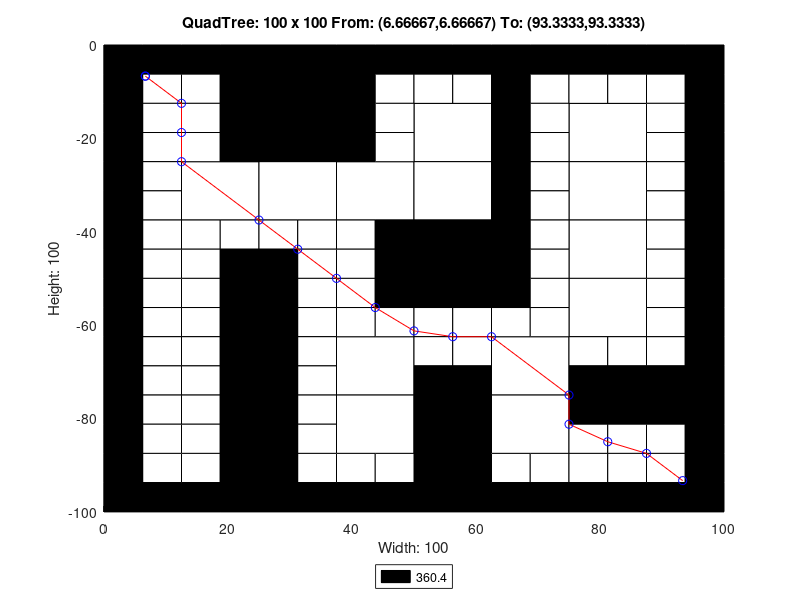

Here is the MATLAB script that generated this plot:
axis([0 100 -100 0]);
title('QuadTree: 100 x 100 From: (6.66667,6.66667) To: (93.3333,93.3333)');
xlabel('Width: 100');
ylabel('Height: 100');
rectangle('Position',[25 -12.5 12.5 12.5], 'FaceColor',[0 0 0]);
rectangle('Position',[25 -25 12.5 12.5], 'FaceColor',[0 0 0]);
rectangle('Position',[12.5 -37.5 12.5 12.5], 'FaceColor',[1 1 1]);
rectangle('Position',[25 -37.5 12.5 12.5], 'FaceColor',[1 1 1]);
rectangle('Position',[37.5 -37.5 12.5 12.5], 'FaceColor',[1 1 1]);
rectangle('Position',[50 -25 12.5 12.5], 'FaceColor',[1 1 1]);
rectangle('Position',[75 -25 12.5 12.5], 'FaceColor',[1 1 1]);
rectangle('Position',[50 -37.5 12.5 12.5], 'FaceColor',[1 1 1]);
rectangle('Position',[50 -50 12.5 12.5], 'FaceColor',[0 0 0]);
rectangle('Position',[75 -37.5 12.5 12.5], 'FaceColor',[1 1 1]);
rectangle('Position',[75 -50 12.5 12.5], 'FaceColor',[1 1 1]);
rectangle('Position',[37.5 -75 12.5 12.5], 'FaceColor',[1 1 1]);
rectangle('Position',[37.5 -87.5 12.5 12.5], 'FaceColor',[1 1 1]);
rectangle('Position',[62.5 -75 12.5 12.5], 'FaceColor',[1 1 1]);
rectangle('Position',[75 -62.5 12.5 12.5], 'FaceColor',[1 1 1]);
rectangle('Position',[50 -87.5 12.5 12.5], 'FaceColor',[0 0 0]);
rectangle('Position',[62.5 -87.5 12.5 12.5], 'FaceColor',[1 1 1]);
rectangle('Position',[50 -100 12.5 12.5], 'FaceColor',[0 0 0]);
rectangle('Position',[0 -6.25 6.25 6.25], 'FaceColor',[0 0 0]);
rectangle('Position',[6.25 -6.25 6.25 6.25], 'FaceColor',[0 0 0]);
rectangle('Position',[0 -12.5 6.25 6.25], 'FaceColor',[0 0 0]);
rectangle('Position',[6.25 -12.5 6.25 6.25], 'FaceColor',[1 1 1]);
rectangle('Position',[12.5 -6.25 6.25 6.25], 'FaceColor',[0 0 0]);
rectangle('Position',[18.75 -6.25 6.25 6.25], 'FaceColor',[0 0 0]);
rectangle('Position',[12.5 -12.5 6.25 6.25], 'FaceColor',[1 1 1]);
rectangle('Position',[18.75 -12.5 6.25 6.25], 'FaceColor',[0 0 0]);
rectangle('Position',[0 -18.75 6.25 6.25], 'FaceColor',[0 0 0]);
rectangle('Position',[6.25 -18.75 6.25 6.25], 'FaceColor',[1 1 1]);
rectangle('Position',[0 -25 6.25 6.25], 'FaceColor',[0 0 0]);
rectangle('Position',[6.25 -25 6.25 6.25], 'FaceColor',[1 1 1]);
rectangle('Position',[12.5 -18.75 6.25 6.25], 'FaceColor',[1 1 1]);
rectangle('Position',[18.75 -18.75 6.25 6.25], 'FaceColor',[0 0 0]);
rectangle('Position',[12.5 -25 6.25 6.25], 'FaceColor',[1 1 1]);
rectangle('Position',[18.75 -25 6.25 6.25], 'FaceColor',[0 0 0]);
rectangle('Position',[37.5 -6.25 6.25 6.25], 'FaceColor',[0 0 0]);
rectangle('Position',[43.75 -6.25 6.25 6.25], 'FaceColor',[0 0 0]);
rectangle('Position',[37.5 -12.5 6.25 6.25], 'FaceColor',[0 0 0]);
rectangle('Position',[43.75 -12.5 6.25 6.25], 'FaceColor',[1 1 1]);
rectangle('Position',[37.5 -18.75 6.25 6.25], 'FaceColor',[0 0 0]);
rectangle('Position',[43.75 -18.75 6.25 6.25], 'FaceColor',[1 1 1]);
rectangle('Position',[37.5 -25 6.25 6.25], 'FaceColor',[0 0 0]);
rectangle('Position',[43.75 -25 6.25 6.25], 'FaceColor',[1 1 1]);
rectangle('Position',[0 -31.25 6.25 6.25], 'FaceColor',[0 0 0]);
rectangle('Position',[6.25 -31.25 6.25 6.25], 'FaceColor',[1 1 1]);
rectangle('Position',[0 -37.5 6.25 6.25], 'FaceColor',[0 0 0]);
rectangle('Position',[6.25 -37.5 6.25 6.25], 'FaceColor',[1 1 1]);
rectangle('Position',[0 -43.75 6.25 6.25], 'FaceColor',[0 0 0]);
rectangle('Position',[6.25 -43.75 6.25 6.25], 'FaceColor',[1 1 1]);
rectangle('Position',[0 -50 6.25 6.25], 'FaceColor',[0 0 0]);
rectangle('Position',[6.25 -50 6.25 6.25], 'FaceColor',[1 1 1]);
rectangle('Position',[12.5 -43.75 6.25 6.25], 'FaceColor',[1 1 1]);
rectangle('Position',[18.75 -43.75 6.25 6.25], 'FaceColor',[1 1 1]);
rectangle('Position',[12.5 -50 6.25 6.25], 'FaceColor',[1 1 1]);
rectangle('Position',[18.75 -50 6.25 6.25], 'FaceColor',[0 0 0]);
rectangle('Position',[25 -43.75 6.25 6.25], 'FaceColor',[1 1 1]);
rectangle('Position',[31.25 -43.75 6.25 6.25], 'FaceColor',[1 1 1]);
rectangle('Position',[25 -50 6.25 6.25], 'FaceColor',[0 0 0]);
rectangle('Position',[31.25 -50 6.25 6.25], 'FaceColor',[1 1 1]);
rectangle('Position',[37.5 -43.75 6.25 6.25], 'FaceColor',[1 1 1]);
rectangle('Position',[43.75 -43.75 6.25 6.25], 'FaceColor',[0 0 0]);
rectangle('Position',[37.5 -50 6.25 6.25], 'FaceColor',[1 1 1]);
rectangle('Position',[43.75 -50 6.25 6.25], 'FaceColor',[0 0 0]);
rectangle('Position',[50 -6.25 6.25 6.25], 'FaceColor',[0 0 0]);
rectangle('Position',[56.25 -6.25 6.25 6.25], 'FaceColor',[0 0 0]);
rectangle('Position',[50 -12.5 6.25 6.25], 'FaceColor',[1 1 1]);
rectangle('Position',[56.25 -12.5 6.25 6.25], 'FaceColor',[1 1 1]);
rectangle('Position',[62.5 -6.25 6.25 6.25], 'FaceColor',[0 0 0]);
rectangle('Position',[68.75 -6.25 6.25 6.25], 'FaceColor',[0 0 0]);
rectangle('Position',[62.5 -12.5 6.25 6.25], 'FaceColor',[0 0 0]);
rectangle('Position',[68.75 -12.5 6.25 6.25], 'FaceColor',[1 1 1]);
rectangle('Position',[62.5 -18.75 6.25 6.25], 'FaceColor',[0 0 0]);
rectangle('Position',[68.75 -18.75 6.25 6.25], 'FaceColor',[1 1 1]);
rectangle('Position',[62.5 -25 6.25 6.25], 'FaceColor',[0 0 0]);
rectangle('Position',[68.75 -25 6.25 6.25], 'FaceColor',[1 1 1]);
rectangle('Position',[75 -6.25 6.25 6.25], 'FaceColor',[0 0 0]);
rectangle('Position',[81.25 -6.25 6.25 6.25], 'FaceColor',[0 0 0]);
rectangle('Position',[75 -12.5 6.25 6.25], 'FaceColor',[1 1 1]);
rectangle('Position',[81.25 -12.5 6.25 6.25], 'FaceColor',[1 1 1]);
rectangle('Position',[87.5 -6.25 6.25 6.25], 'FaceColor',[0 0 0]);
rectangle('Position',[93.75 -6.25 6.25 6.25], 'FaceColor',[0 0 0]);
rectangle('Position',[87.5 -12.5 6.25 6.25], 'FaceColor',[1 1 1]);
rectangle('Position',[93.75 -12.5 6.25 6.25], 'FaceColor',[0 0 0]);
rectangle('Position',[87.5 -18.75 6.25 6.25], 'FaceColor',[1 1 1]);
rectangle('Position',[93.75 -18.75 6.25 6.25], 'FaceColor',[0 0 0]);
rectangle('Position',[87.5 -25 6.25 6.25], 'FaceColor',[1 1 1]);
rectangle('Position',[93.75 -25 6.25 6.25], 'FaceColor',[0 0 0]);
rectangle('Position',[62.5 -31.25 6.25 6.25], 'FaceColor',[0 0 0]);
rectangle('Position',[68.75 -31.25 6.25 6.25], 'FaceColor',[1 1 1]);
rectangle('Position',[62.5 -37.5 6.25 6.25], 'FaceColor',[0 0 0]);
rectangle('Position',[68.75 -37.5 6.25 6.25], 'FaceColor',[1 1 1]);
rectangle('Position',[62.5 -43.75 6.25 6.25], 'FaceColor',[0 0 0]);
rectangle('Position',[68.75 -43.75 6.25 6.25], 'FaceColor',[1 1 1]);
rectangle('Position',[62.5 -50 6.25 6.25], 'FaceColor',[0 0 0]);
rectangle('Position',[68.75 -50 6.25 6.25], 'FaceColor',[1 1 1]);
rectangle('Position',[87.5 -31.25 6.25 6.25], 'FaceColor',[1 1 1]);
rectangle('Position',[93.75 -31.25 6.25 6.25], 'FaceColor',[0 0 0]);
rectangle('Position',[87.5 -37.5 6.25 6.25], 'FaceColor',[1 1 1]);
rectangle('Position',[93.75 -37.5 6.25 6.25], 'FaceColor',[0 0 0]);
rectangle('Position',[87.5 -43.75 6.25 6.25], 'FaceColor',[1 1 1]);
rectangle('Position',[93.75 -43.75 6.25 6.25], 'FaceColor',[0 0 0]);
rectangle('Position',[87.5 -50 6.25 6.25], 'FaceColor',[1 1 1]);
rectangle('Position',[93.75 -50 6.25 6.25], 'FaceColor',[0 0 0]);
rectangle('Position',[0 -56.25 6.25 6.25], 'FaceColor',[0 0 0]);
rectangle('Position',[6.25 -56.25 6.25 6.25], 'FaceColor',[1 1 1]);
rectangle('Position',[0 -62.5 6.25 6.25], 'FaceColor',[0 0 0]);
rectangle('Position',[6.25 -62.5 6.25 6.25], 'FaceColor',[1 1 1]);
rectangle('Position',[12.5 -56.25 6.25 6.25], 'FaceColor',[1 1 1]);
rectangle('Position',[18.75 -56.25 6.25 6.25], 'FaceColor',[0 0 0]);
rectangle('Position',[12.5 -62.5 6.25 6.25], 'FaceColor',[1 1 1]);
rectangle('Position',[18.75 -62.5 6.25 6.25], 'FaceColor',[0 0 0]);
rectangle('Position',[0 -68.75 6.25 6.25], 'FaceColor',[0 0 0]);
rectangle('Position',[6.25 -68.75 6.25 6.25], 'FaceColor',[1 1 1]);
rectangle('Position',[0 -75 6.25 6.25], 'FaceColor',[0 0 0]);
rectangle('Position',[6.25 -75 6.25 6.25], 'FaceColor',[1 1 1]);
rectangle('Position',[12.5 -68.75 6.25 6.25], 'FaceColor',[1 1 1]);
rectangle('Position',[18.75 -68.75 6.25 6.25], 'FaceColor',[0 0 0]);
rectangle('Position',[12.5 -75 6.25 6.25], 'FaceColor',[1 1 1]);
rectangle('Position',[18.75 -75 6.25 6.25], 'FaceColor',[0 0 0]);
rectangle('Position',[25 -56.25 6.25 6.25], 'FaceColor',[0 0 0]);
rectangle('Position',[31.25 -56.25 6.25 6.25], 'FaceColor',[1 1 1]);
rectangle('Position',[25 -62.5 6.25 6.25], 'FaceColor',[0 0 0]);
rectangle('Position',[31.25 -62.5 6.25 6.25], 'FaceColor',[1 1 1]);
rectangle('Position',[37.5 -56.25 6.25 6.25], 'FaceColor',[1 1 1]);
rectangle('Position',[43.75 -56.25 6.25 6.25], 'FaceColor',[0 0 0]);
rectangle('Position',[37.5 -62.5 6.25 6.25], 'FaceColor',[1 1 1]);
rectangle('Position',[43.75 -62.5 6.25 6.25], 'FaceColor',[1 1 1]);
rectangle('Position',[25 -68.75 6.25 6.25], 'FaceColor',[0 0 0]);
rectangle('Position',[31.25 -68.75 6.25 6.25], 'FaceColor',[1 1 1]);
rectangle('Position',[25 -75 6.25 6.25], 'FaceColor',[0 0 0]);
rectangle('Position',[31.25 -75 6.25 6.25], 'FaceColor',[1 1 1]);
rectangle('Position',[0 -81.25 6.25 6.25], 'FaceColor',[0 0 0]);
rectangle('Position',[6.25 -81.25 6.25 6.25], 'FaceColor',[1 1 1]);
rectangle('Position',[0 -87.5 6.25 6.25], 'FaceColor',[0 0 0]);
rectangle('Position',[6.25 -87.5 6.25 6.25], 'FaceColor',[1 1 1]);
rectangle('Position',[12.5 -81.25 6.25 6.25], 'FaceColor',[1 1 1]);
rectangle('Position',[18.75 -81.25 6.25 6.25], 'FaceColor',[0 0 0]);
rectangle('Position',[12.5 -87.5 6.25 6.25], 'FaceColor',[1 1 1]);
rectangle('Position',[18.75 -87.5 6.25 6.25], 'FaceColor',[0 0 0]);
rectangle('Position',[0 -93.75 6.25 6.25], 'FaceColor',[0 0 0]);
rectangle('Position',[6.25 -93.75 6.25 6.25], 'FaceColor',[1 1 1]);
rectangle('Position',[0 -100 6.25 6.25], 'FaceColor',[0 0 0]);
rectangle('Position',[6.25 -100 6.25 6.25], 'FaceColor',[0 0 0]);
rectangle('Position',[12.5 -93.75 6.25 6.25], 'FaceColor',[1 1 1]);
rectangle('Position',[18.75 -93.75 6.25 6.25], 'FaceColor',[0 0 0]);
rectangle('Position',[12.5 -100 6.25 6.25], 'FaceColor',[0 0 0]);
rectangle('Position',[18.75 -100 6.25 6.25], 'FaceColor',[0 0 0]);
rectangle('Position',[25 -81.25 6.25 6.25], 'FaceColor',[0 0 0]);
rectangle('Position',[31.25 -81.25 6.25 6.25], 'FaceColor',[1 1 1]);
rectangle('Position',[25 -87.5 6.25 6.25], 'FaceColor',[0 0 0]);
rectangle('Position',[31.25 -87.5 6.25 6.25], 'FaceColor',[1 1 1]);
rectangle('Position',[25 -93.75 6.25 6.25], 'FaceColor',[0 0 0]);
rectangle('Position',[31.25 -93.75 6.25 6.25], 'FaceColor',[1 1 1]);
rectangle('Position',[25 -100 6.25 6.25], 'FaceColor',[0 0 0]);
rectangle('Position',[31.25 -100 6.25 6.25], 'FaceColor',[0 0 0]);
rectangle('Position',[37.5 -93.75 6.25 6.25], 'FaceColor',[1 1 1]);
rectangle('Position',[43.75 -93.75 6.25 6.25], 'FaceColor',[1 1 1]);
rectangle('Position',[37.5 -100 6.25 6.25], 'FaceColor',[0 0 0]);
rectangle('Position',[43.75 -100 6.25 6.25], 'FaceColor',[0 0 0]);
rectangle('Position',[50 -56.25 6.25 6.25], 'FaceColor',[0 0 0]);
rectangle('Position',[56.25 -56.25 6.25 6.25], 'FaceColor',[0 0 0]);
rectangle('Position',[50 -62.5 6.25 6.25], 'FaceColor',[1 1 1]);
rectangle('Position',[56.25 -62.5 6.25 6.25], 'FaceColor',[1 1 1]);
rectangle('Position',[62.5 -56.25 6.25 6.25], 'FaceColor',[0 0 0]);
rectangle('Position',[68.75 -56.25 6.25 6.25], 'FaceColor',[1 1 1]);
rectangle('Position',[62.5 -62.5 6.25 6.25], 'FaceColor',[1 1 1]);
rectangle('Position',[68.75 -62.5 6.25 6.25], 'FaceColor',[1 1 1]);
rectangle('Position',[50 -68.75 6.25 6.25], 'FaceColor',[1 1 1]);
rectangle('Position',[56.25 -68.75 6.25 6.25], 'FaceColor',[1 1 1]);
rectangle('Position',[50 -75 6.25 6.25], 'FaceColor',[0 0 0]);
rectangle('Position',[56.25 -75 6.25 6.25], 'FaceColor',[0 0 0]);
rectangle('Position',[87.5 -56.25 6.25 6.25], 'FaceColor',[1 1 1]);
rectangle('Position',[93.75 -56.25 6.25 6.25], 'FaceColor',[0 0 0]);
rectangle('Position',[87.5 -62.5 6.25 6.25], 'FaceColor',[1 1 1]);
rectangle('Position',[93.75 -62.5 6.25 6.25], 'FaceColor',[0 0 0]);
rectangle('Position',[75 -68.75 6.25 6.25], 'FaceColor',[1 1 1]);
rectangle('Position',[81.25 -68.75 6.25 6.25], 'FaceColor',[1 1 1]);
rectangle('Position',[75 -75 6.25 6.25], 'FaceColor',[0 0 0]);
rectangle('Position',[81.25 -75 6.25 6.25], 'FaceColor',[0 0 0]);
rectangle('Position',[87.5 -68.75 6.25 6.25], 'FaceColor',[1 1 1]);
rectangle('Position',[93.75 -68.75 6.25 6.25], 'FaceColor',[0 0 0]);
rectangle('Position',[87.5 -75 6.25 6.25], 'FaceColor',[0 0 0]);
rectangle('Position',[93.75 -75 6.25 6.25], 'FaceColor',[0 0 0]);
rectangle('Position',[62.5 -93.75 6.25 6.25], 'FaceColor',[1 1 1]);
rectangle('Position',[68.75 -93.75 6.25 6.25], 'FaceColor',[1 1 1]);
rectangle('Position',[62.5 -100 6.25 6.25], 'FaceColor',[0 0 0]);
rectangle('Position',[68.75 -100 6.25 6.25], 'FaceColor',[0 0 0]);
rectangle('Position',[75 -81.25 6.25 6.25], 'FaceColor',[0 0 0]);
rectangle('Position',[81.25 -81.25 6.25 6.25], 'FaceColor',[0 0 0]);
rectangle('Position',[75 -87.5 6.25 6.25], 'FaceColor',[1 1 1]);
rectangle('Position',[81.25 -87.5 6.25 6.25], 'FaceColor',[1 1 1]);
rectangle('Position',[87.5 -81.25 6.25 6.25], 'FaceColor',[0 0 0]);
rectangle('Position',[93.75 -81.25 6.25 6.25], 'FaceColor',[0 0 0]);
rectangle('Position',[87.5 -87.5 6.25 6.25], 'FaceColor',[1 1 1]);
rectangle('Position',[93.75 -87.5 6.25 6.25], 'FaceColor',[0 0 0]);
rectangle('Position',[75 -93.75 6.25 6.25], 'FaceColor',[1 1 1]);
rectangle('Position',[81.25 -93.75 6.25 6.25], 'FaceColor',[1 1 1]);
rectangle('Position',[75 -100 6.25 6.25], 'FaceColor',[0 0 0]);
rectangle('Position',[81.25 -100 6.25 6.25], 'FaceColor',[0 0 0]);
rectangle('Position',[87.5 -93.75 6.25 6.25], 'FaceColor',[1 1 1]);
rectangle('Position',[93.75 -93.75 6.25 6.25], 'FaceColor',[0 0 0]);
rectangle('Position',[87.5 -100 6.25 6.25], 'FaceColor',[0 0 0]);
rectangle('Position',[93.75 -100 6.25 6.25], 'FaceColor',[0 0 0]);
X=[93.3333,87.5,81.25,75,75,62.5,56.25,50,43.75,37.5,31.25,25,12.5,12.5,12.5,6.66667,6.66667];
Y=[-93.3333,-87.5,-85,-81.25,-75,-62.5,-62.5,-61.25,-56.25,-50,-43.75,-37.5,-25,-18.75,-12.5,-6.66667,-6.66667];
hold on;
plot(X,Y,'r');
plot(X,Y,'bo');
legend('360.4','Location','southoutside');
